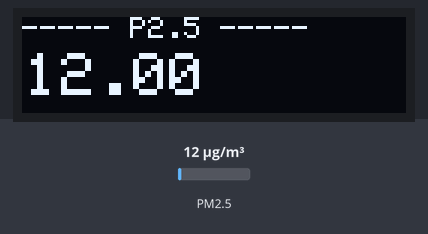
This sketch was run on a simulated Arduino Nano, built with avr-gcc and run on an emulated ATmega328P. Shown: 128×32 one-colour display. The inputs (shaded band) are chosen by the test bench; at power-on: PM2.5 12 µg/m³.

Above: at 3.2 s.
3.3 s: PM2.5 set to 6 µg/m³
At 5.1 s:
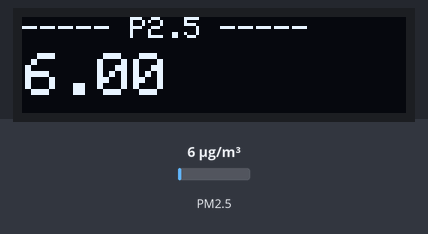
5.5 s: PM2.5 set to 75 µg/m³
At 6.6 s:
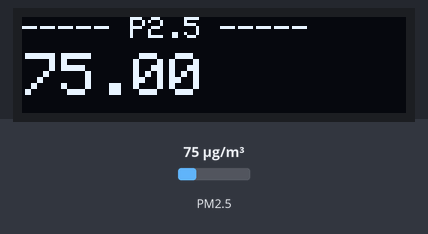
7.6 s: PM2.5 set to 150 µg/m³
At 9.3 s:
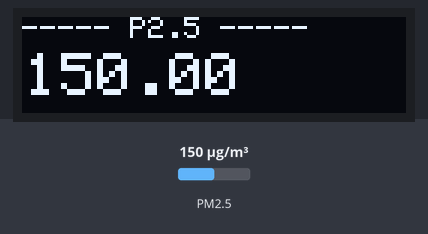
Timing chart, 0 to 10.8 s (numbered marks = the images above; inputs shaded):
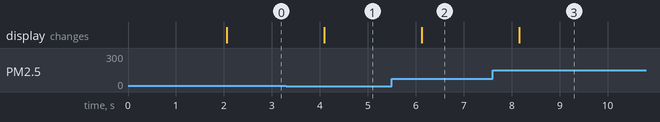

Measured:
- after the input at 3.3 s, the display: changes after 0.79 s (image 1)
- after the input at 5.5 s, the display: changes after 0.63 s (image 2)
- after the input at 7.6 s, the display: changes after 0.56 s (image 3)

The sketch:

SDS011_Test_v2.ino
```cpp
// SDS011 dust sensor example
// ------------------------------------------------------------------------------------
//
// By Stefan Burgard
//    MyTest4u
//    04.04.2018
//
// Test auf nano
// Sensor:  SDS011    TxD (D1) an SRX Sensor  und  RxD  (D0) an STX Sensor
// Display: SSD1306   A4 an SDA-Display und  A5  an SCL Display
// Importent ! --> Display vor jedem hochladen von der Spannung trennen !
// ------------------------------------------------------------------------------------

#include <SDS011.h> // Angepasste Auflösung #define SSD1306_128_32 in SDS011.d anpassen
// #include <Adafruit_GFX.h> // Grafikanteile nicht benötigt
#include <Adafruit_SSD1306.h>


float p10, p25;
int error;

SDS011 my_sds;

//------------------------------------------
#define OLED_RESET 4

Adafruit_SSD1306 display(OLED_RESET);


void setup() {
  my_sds.begin(0, 1);
  Serial.begin(9600);

  //------------------------------------------
  display.begin(SSD1306_SWITCHCAPVCC, 0x3C); //initialize with the I2C addr 0x3C
  display.clearDisplay();

  display.setTextSize(2);
  display.setTextColor(WHITE);
  display.setCursor(0, 0);
  display.println(F("Feinstaub"));
  display.setTextSize(1);
  display.setCursor(10, 20);
  display.println(F("MyTest4u"));

  display.display();
  delay(2000);

}

void loop() {


  error = my_sds.read(&p25, &p10);
  if (! error) {
    //Serial.println("P2.5 : " + String(p25));
    //Serial.println("P10  : " + String(p10));

    display.clearDisplay();
    display.setCursor(0, 0);
    display.setTextSize(1);
   display.print("----- P2.5 -----");
   display.setCursor(0, 32);
   display.print("----- P10  ----- ");

    display.setTextSize(2);
    display.setCursor(1, 12);
    display.print(String(p25));

    display.setTextSize(2);
    display.setCursor(1, 44);
    display.print(String(p10));

  }
  display.display();
  delay(1000);
}
```
